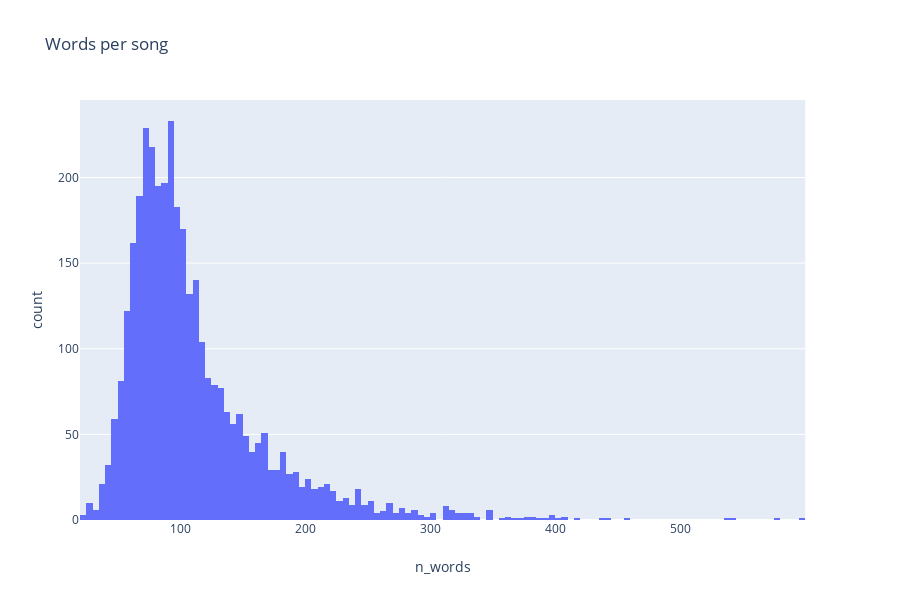

The notebook cell this image was saved under:
### Code cell
# distribution words per song
fig = px.histogram(song_df, x='n_words', title='Words per song')
fig.show()

### Figure 1 — Plotly figure (JSON) as saved in the notebook; plotly's stock layout.template omitted (floating-point values rounded to 4 significant figures; data arrays with more than 128 entries replaced by an {"elided": "..."} marker saying what was removed)
{"data": [{"alignmentgroup": "True", "bingroup": "x", "hoverlabel": {"namelength": 0}, "hovertemplate": "n_words=%{x}<br>count=%{y}", "legendgroup": "", "marker": {"color": "#636efa"}, "name": "", "offsetgroup": "", "orientation": "v", "showlegend": false, "type": "histogram", "x": {"elided": "3541 int values"}, "xaxis": "x", "yaxis": "y"}], "layout": {"barmode": "relative", "height": 600, "legend": {"tracegroupgap": 0}, "title": {"text": "Words per song"}, "xaxis": {"anchor": "y", "domain": [0, 0.98], "title": {"text": "n_words"}}, "yaxis": {"anchor": "x", "domain": [0, 1], "title": {"text": "count"}}}}
